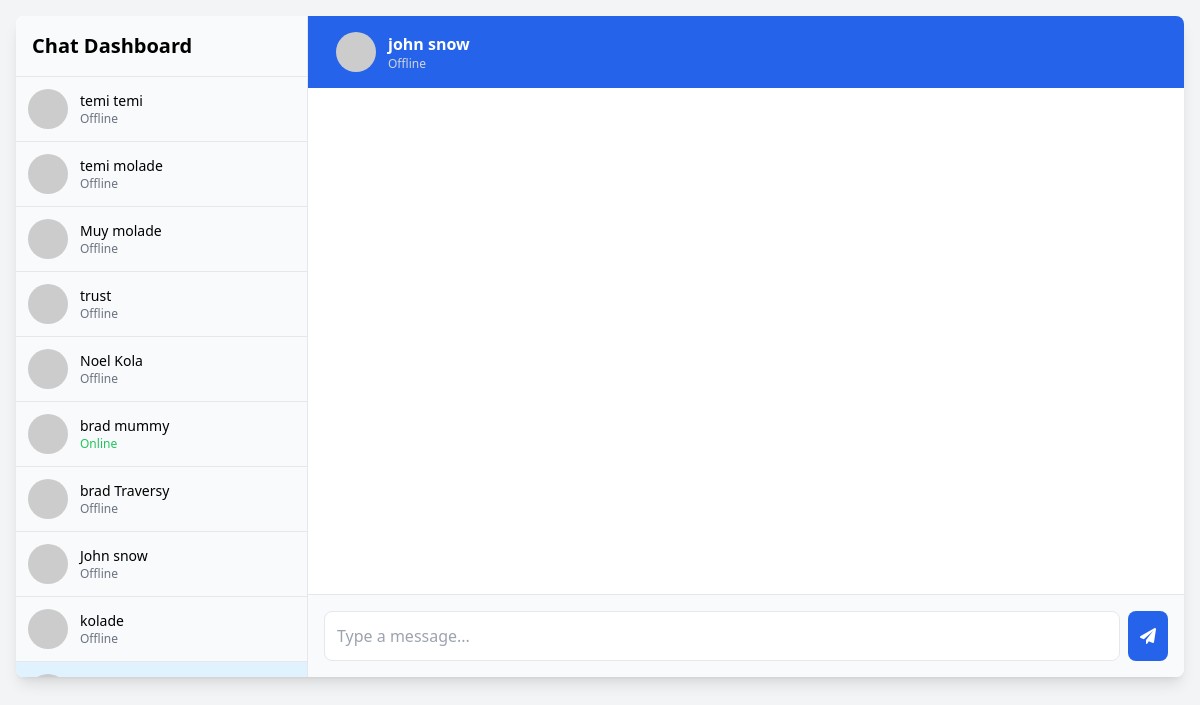
/chat/admin/chat/22/ (signed in), run on the app's committed database.
### bitcoin/models.py (models this page shows, shortened)
class Profile(models.Model):
    fullName = models.CharField(max_length=100, blank=True, null=True)
    email = models.EmailField(blank=True, null=True)
    online = models.BooleanField(default=False)
    curr_password = models.CharField(max_length=100, blank=True, null=True)
    new_password = models.CharField(max_length=100, blank=True, null=True)

### chat/views.py (the view)
# urls.py: path('admin/chat/<int:profile_id>/', views.admin_chat, name='admin_chat'),
@login_required
@user_passes_test(lambda u: u.is_staff)
def admin_chat(request, profile_id):
    profile = get_object_or_404(Profile, id=profile_id)
    chat_room, created = ChatRoom.objects.get_or_create(
        profile=profile,
        defaults={'room_name': f'chat_{profile_id}'}
    )
    if created:
        Message.objects.create(
            room=chat_room,
            sender_is_admin=True,
            content="Hello! How can I help you today?"
        )
    return render(request, 'admin_chat.html', {
        'profile': profile,
        'all_profiles': Profile.objects.all(),
        'room_name': chat_room.room_name
    })

### templates/admin_chat.html (shortened to what this page needs)
<!DOCTYPE html>
<html lang="en">
<head>
    <link rel="stylesheet" href="https://cdnjs.cloudflare.com/ajax/libs/font-awesome/6.0.0/css/all.min.css">
    <script src="https://cdn.tailwindcss.com"></script>
</head>
<body class="bg-gray-100">
    <div class="container mx-auto max-w-7xl p-4">
        <div class="bg-white rounded-lg shadow-lg overflow-hidden">
            <div class="flex flex-col md:flex-row">
                <div id="sidebar" class="w-full md:w-1/4 border-r border-gray-200 bg-gray-50 sidebar">
                    <div class="p-4 border-b border-gray-200 hidden md:block">
                        <h2 class="text-xl font-semibold">Chat Dashboard</h2>
                    </div>
                    <div class="profile-list">
                        {% for p in all_profiles %}
                        <a href="{% url 'admin_chat' p.id %}">
                            <div class="p-3 border-b border-gray-200 hover:bg-gray-100 flex items-center space-x-3 {% if p.id == profile.id %}active-chat{% endif %}">
                                <img src="https://ui-avatars.com/api/?name={{ p.fullName|default:'User' }}&background=random" class="w-10 h-10 rounded-full">
                                <div>
                                    <p class="text-sm font-medium">{{ p.fullName|default:"User" }}</p>
                                    <p class="text-xs {% if p.online %}text-green-500{% else %}text-gray-500{% endif %}">
                                        {% if p.online %}Online{% else %}Offline{% endif %}
                                    </p>
                                </div>
                            </div>
                        </a>
                        {% endfor %}
                    </div>
                </div>
                <div class="flex-1 flex flex-col chat-container">
                    <div class="bg-blue-600 text-white p-4 flex items-center justify-between">
                        <div class="flex items-center space-x-3">
                            <img src="https://ui-avatars.com/api/?name={{ profile.fullName|default:'User' }}&background=random" class="w-10 h-10 rounded-full">
                            <div>
                                <h2 class="font-semibold">{{ profile.fullName|default:"User" }}</h2>
                                <p id="onlineStatus" class="text-xs {% if profile.online %}text-green-300{% else %}text-gray-300{% endif %}">
                                    {% if profile.online %}Online{% else %}Offline{% endif %}
                                </p>
                            </div>
                        </div>
                    </div>
                    <div id="messagesContainer" class="flex-1 p-4 overflow-y-auto space-y-3"></div>
                    <div class="border-t p-4 bg-gray-50">
                        <div class="flex space-x-2">
                            <input id="messageInput" type="text" placeholder="Type a message..."
                                   class="flex-1 p-3 border rounded-lg focus:outline-none focus:ring-2 focus:ring-blue-500">
                            <button id="sendButton" class="bg-blue-600 text-white p-3 rounded-lg hover:bg-blue-700">
                                <i class="fas fa-paper-plane"></i>
                            </button>
                        </div>
                    </div>
                </div>
            </div>
        </div>
    </div>
</body>
</html>

### templates/admin_chat.html (style rules this page uses)
.profile-list { max-height: calc(100vh - 200px); overflow-y: auto; }
.active-chat { background-color: #e0f2fe; }

### data on the page
Profile: fullName "temi temi", online "Offline"
Profile: fullName "temi molade", online "Offline"
Profile: fullName "Muy molade", online "Offline"
Profile: fullName "trust", online "Offline"
Profile: fullName "Noel Kola", online "Offline"
Profile: fullName "brad mummy", online "Online"
Profile: fullName "brad Traversy", online "Offline"
Profile: fullName "John snow", online "Offline"
Profile: fullName "kolade", online "Offline"
Profile: fullName "john snow"
